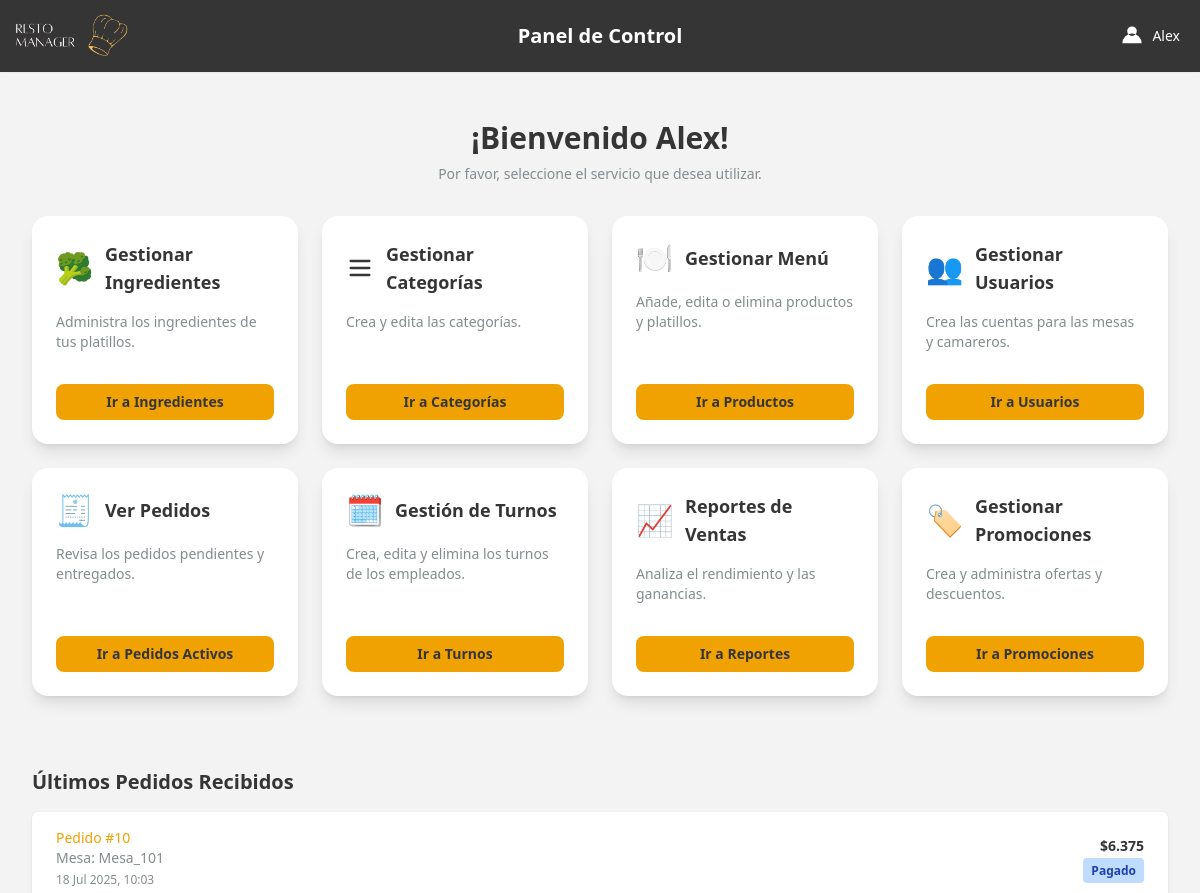
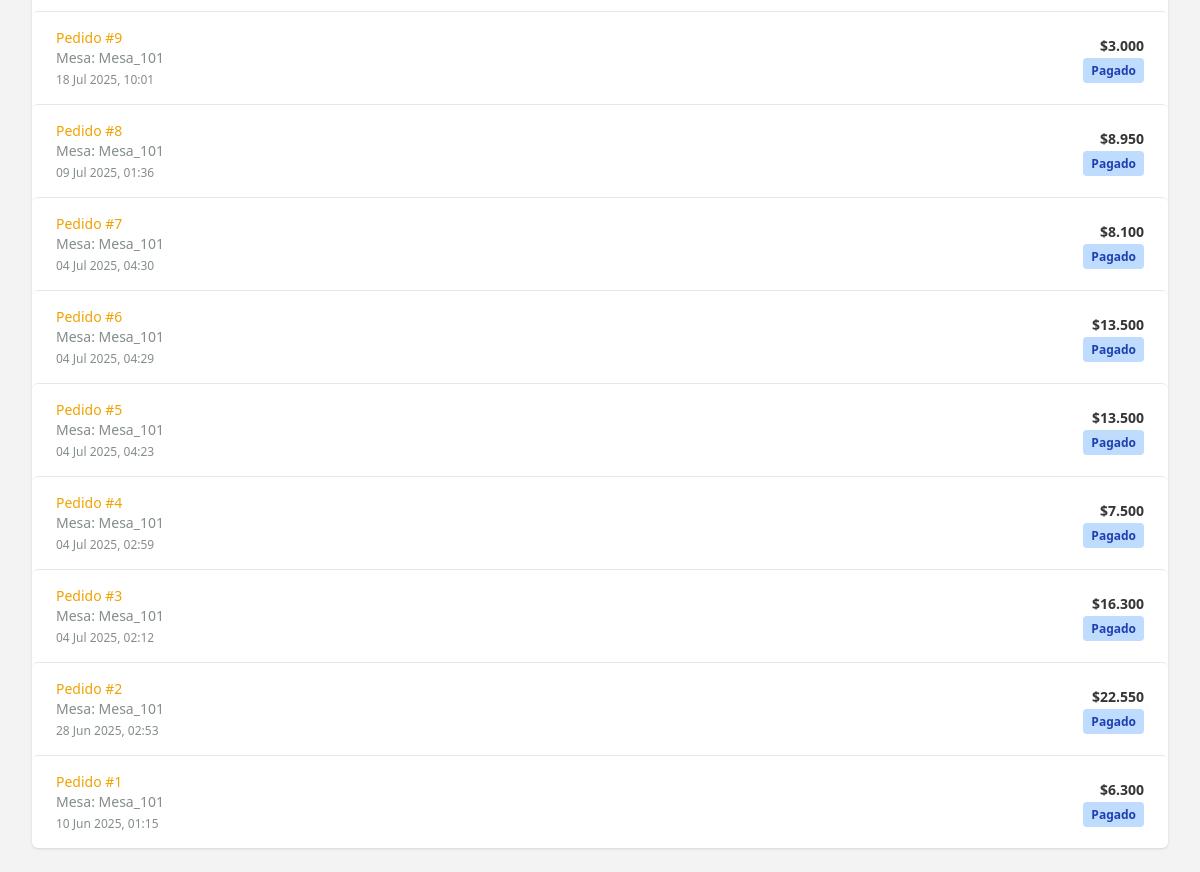
The app's page /dashboard/ (signed in) with its own data (2 pictures, top to bottom).
### restaurante_app/models.py (models this page shows, shortened)
class Usuario(AbstractUser):
    first_name = None
    last_name = None
    ROL_CHOICES = (('MESA', 'Mesa'), ('ENCARGADO', 'Encargado'), ('CAMARERO', 'Camarero'))
    rol = models.CharField(max_length=10, choices=ROL_CHOICES, default='MESA')
    codigo_secreto_camarero = models.CharField(max_length=10, blank=True, null=True, unique=True, help_text="Código secreto para camareros (4 dígitos)")
    objects = UsuarioManager()

class Pedido(models.Model):
    usuario = models.ForeignKey(Usuario, on_delete=models.SET_NULL, null=True)
    fecha_hora = models.DateTimeField(auto_now_add=True)
    ESTADO_CHOICES = (
    ('PENDIENTE', 'Pendiente'),
    ('ENTREGADO', 'Entregado'),
    ('PAGADO', 'Pagado'),
    ('CANCELADO', 'Cancelado'),)
    estado = models.CharField(max_length=20, choices=ESTADO_CHOICES, default='PENDIENTE')
    monto_total = models.IntegerField(default=0)
    propina = models.IntegerField(default=0, help_text="Monto de la propina añadida al pedido")

### restaurante_app/views.py (the view)
# urls.py: path('dashboard/', views.dashboard_encargado_view, name='dashboard'),
@login_required
def dashboard_encargado_view(request):
    if request.user.rol != 'ENCARGADO':
        return redirect('index')
    pedidos_recientes = Pedido.objects.order_by('-fecha_hora')[:10]
    context = {
        'pedidos_recientes': pedidos_recientes
    }
    return render(request, 'app/dashboard.html', context)

### restaurante_app/templatetags/custom_filters.py (called while the page is built)
@register.filter
def punto_mil(value):
    try:
        return f"{int(value):,}".replace(",", ".")
    except (ValueError, TypeError):
        return value

### templates/app/dashboard.html (shortened to what this page needs)
{% load static %}
{% load custom_filters %}
<!DOCTYPE html>
<html lang="es">
<head>
  <script src="https://cdn.tailwindcss.com"></script>
<body class="bg-grisClaro">
  <header class="bg-grisOscuro shadow-sm relative">
    <div class="w-full mx-auto py-2 px-0 flex items-center justify-between relative">
      <div class="flex items-center ml-[-12px]">
        <img src="{% static 'img/imagelogo.png' %}" alt="Logo" class="h-14 w-45">
      </div>
      <h1 class="absolute left-1/2 transform -translate-x-1/2 text-xl font-bold text-white">
        Panel de Control
      </h1>
      <div class="relative mr-5">
        <button id="userMenuButton"
          class="flex items-center space-x-2 text-white hover:text-gray-200 focus:outline-none">
          <svg xmlns="http://www.w3.org/2000/svg" class="h-6 w-6 text-white" fill="currentColor" viewBox="0 0 20 20">
            <path fill-rule="evenodd" d="M10 2a4 4 0 100 8 4 4 0 000-8zM2 16a8 8 0 1116 0H2z" clip-rule="evenodd" />
          </svg>
          <span class="text-sm font-medium">{{ user.username }}</span>
        </button>
      </div>
    </div>
  </header>
  <main class="max-w-7xl mx-auto py-6 sm:px-6 lg:px-8">
    <div class="px-4 py-6 sm:px-0">
      <div class="flex flex-col items-center mb-8">
        <h2 class="text-3xl font-semibold text-grisOscuro text-center">
          ¡Bienvenido {{ user.username }}!
        </h2>
        <p class="text-sm text-grisMedio mt-2">
          Por favor, seleccione el servicio que desea utilizar.
        </p>
      </div>
      <div class="grid grid-cols-1 sm:grid-cols-2 lg:grid-cols-4 gap-6 mb-12">
        <div
          class="bg-white shadow-lg rounded-2xl p-6 transition transform hover:scale-[1.03] hover:shadow-xl flex flex-col justify-between">
          <div>
            <div class="flex items-center mb-4">
              <div class="text-3xl mr-3">🥦</div>
              <h3 class="text-lg font-semibold text-grisOscuro">Gestionar Ingredientes</h3>
            </div>
            <p class="text-sm text-grisMedio mb-4">Administra los ingredientes de tus platillos.</p>
          </div>
          <a href="{% url 'gestion_ingredientes' %}"
            class="mt-4 inline-block text-center bg-[#F0A202] text-[#353535] text-sm font-semibold px-4 py-2 rounded-lg transition hover:brightness-105">
            Ir a Ingredientes
          </a>
        </div>
        <div
          class="bg-white shadow-lg rounded-2xl p-6 transition transform hover:scale-[1.03] hover:shadow-xl flex flex-col justify-between">
          <div>
            <div class="flex items-center mb-4">
              <div class="mr-3">
                <svg xmlns="http://www.w3.org/2000/svg" class="h-7 w-7 text-grisOscuro" fill="none" viewBox="0 0 24 24"
                  stroke="currentColor" stroke-width="2">
                  <path stroke-linecap="round" stroke-linejoin="round" d="M4 6h16M4 12h16M4 18h16" />
                </svg>
              </div>
              <h3 class="text-lg font-semibold text-grisOscuro">Gestionar Categorías</h3>
            </div>
            <p class="text-sm text-grisMedio mb-4">Crea y edita las categorías.</p>
          </div>
          <a href="{% url 'gestion_categorias' %}"
            class="mt-4 inline-block text-center bg-[#F0A202] text-[#353535] text-sm font-semibold px-4 py-2 rounded-lg transition hover:brightness-105">
            Ir a Categorías
          </a>
        </div>
        <div
          class="bg-white shadow-lg rounded-2xl p-6 transition transform hover:scale-[1.03] hover:shadow-xl flex flex-col justify-between">
          <div>
            <div class="flex items-center mb-4">
              <div class="text-3xl mr-3">🍽️</div>
              <h3 class="text-lg font-semibold text-grisOscuro">Gestionar Menú</h3>
            </div>
            <p class="text-sm text-grisMedio mb-4">Añade, edita o elimina productos y platillos.</p>
          </div>
          <a href="{% url 'gestion_productos' %}"
            class="mt-4 inline-block text-center bg-[#F0A202] text-[#353535] text-sm font-semibold px-4 py-2 rounded-lg transition hover:brightness-105">
            Ir a Productos
          </a>
        </div>
        <div
          class="bg-white shadow-lg rounded-2xl p-6 transition transform hover:scale-[1.03] hover:shadow-xl flex flex-col justify-between">
          <div>
            <div class="flex items-center mb-4">
              <div class="text-3xl mr-3">👥</div>
              <h3 class="text-lg font-semibold text-grisOscuro">Gestionar Usuarios</h3>
            </div>
            <p class="text-sm text-grisMedio mb-4">Crea las cuentas para las mesas y camareros.</p>
          </div>
          <a href="{% url 'gestion_usuarios' %}"
            class="mt-4 inline-block text-center bg-[#F0A202] text-[#353535] text-sm font-semibold px-4 py-2 rounded-lg transition hover:brightness-105">
            Ir a Usuarios
          </a>
        </div>
        <div
          class="bg-white shadow-lg rounded-2xl p-6 transition transform hover:scale-[1.03] hover:shadow-xl flex flex-col justify-between">
          <div>
            <div class="flex items-center mb-4">
            <div class="text-3xl mr-3">🧾</div>
            <h3 class="text-lg font-semibold text-grisOscuro">Ver Pedidos</h3>
          </div>
            <p class="text-sm text-grisMedio mb-4">Revisa los pedidos pendientes y entregados.</p>
          </div>
          <a href="{% url 'pedidos_camarero' %}"
            class="mt-4 inline-block text-center bg-[#F0A202] text-[#353535] text-sm font-semibold px-4 py-2 rounded-lg transition hover:brightness-105">
            Ir a Pedidos Activos
          </a>
        </div>
        <div
          class="bg-white shadow-lg rounded-2xl p-6 transition transform hover:scale-[1.03] hover:shadow-xl flex flex-col justify-between">
          <div>
            <div class="flex items-center mb-4">
            <div class="text-3xl mr-3">🗓️</div>
            <h3 class="text-lg font-semibold text-grisOscuro">Gestión de Turnos</h3>
          </div>
            <p class="text-sm text-grisMedio mb-4">Crea, edita y elimina los turnos de los empleados.</p>
          </div>
          <a href="{% url 'gestion_turnos' %}"
            class="mt-4 inline-block text-center bg-[#F0A202] text-[#353535] text-sm font-semibold px-4 py-2 rounded-lg transition hover:brightness-105">
            Ir a Turnos
          </a>
        </div>
         <div
          class="bg-white shadow-lg rounded-2xl p-6 transition transform hover:scale-[1.03] hover:shadow-xl flex flex-col justify-between">
          <div>
            <div class="flex items-center mb-4">
            <div class="text-3xl mr-3">📈</div>
            <h3 class="text-lg font-semibold text-grisOscuro">Reportes de Ventas</h3>
          </div>
            <p class="text-sm text-grisMedio mb-4">Analiza el rendimiento y las ganancias.</p>
          </div>
          <a href="{% url 'reporte_ventas' %}"
            class="mt-4 inline-block text-center bg-[#F0A202] text-[#353535] text-sm font-semibold px-4 py-2 rounded-lg transition hover:brightness-105">
            Ir a Reportes
          </a>
        </div>
        <div class="bg-white shadow-lg rounded-2xl p-6 transition transform hover:scale-[1.03] hover:shadow-xl flex flex-col justify-between">
          <div>
            <div class="flex items-center mb-4">
              <div class="text-3xl mr-3">🏷️</div>
              <h3 class="text-lg font-semibold text-grisOscuro">Gestionar Promociones</h3>
            </div>
            <p class="text-sm text-grisMedio mb-4">Crea y administra ofertas y descuentos.</p>
          </div>
          <a href="{% url 'gestion_promociones' %}" class="mt-4 inline-block text-center bg-[#F0A202] text-[#353535] text-sm font-semibold px-4 py-2 rounded-lg transition hover:brightness-105">
            Ir a Promociones
          </a>
        </div>
      </div>
    </div>
    <div>
      <h3 class="text-xl font-semibold text-grisOscuro mb-4">Últimos Pedidos Recibidos</h3>
      <div class="bg-white shadow overflow-hidden rounded-md">
        <ul role="list" class="divide-y divide-gray-200">
          {% for pedido in pedidos_recientes %}
          <li class="px-6 py-4 hover:bg-gray-50 transition rounded-md">
            <div class="flex justify-between items-center">
              <div>
                <p class="text-sm font-medium text-secundario truncate">Pedido #{{ pedido.id }}</p>
                <p class="text-sm text-grisMedio">Mesa: {{ pedido.usuario.username }}</p>
                <p class="text-xs text-grisMedio mt-1">{{ pedido.fecha_hora|date:"d M Y, H:i" }}</p>
              </div>
              <div class="text-right">
                <p class="text-sm text-grisOscuro font-semibold">${{ pedido.monto_total|punto_mil }}</p>
                <p class="text-sm mt-1">
                    {% if pedido.estado == 'PENDIENTE' %}<span class="px-2 py-1 text-xs font-semibold rounded bg-yellow-200 text-yellow-800">{{ pedido.get_estado_display }}</span>
                    {% elif pedido.estado == 'ENTREGADO' %}<span class="px-2 py-1 text-xs font-semibold rounded bg-green-200 text-green-800">{{ pedido.get_estado_display }}</span>
                    {% elif pedido.estado == 'PAGADO' %}<span class="px-2 py-1 text-xs font-semibold rounded bg-blue-200 text-blue-800">{{ pedido.get_estado_display }}</span>
                    {% elif pedido.estado == 'CANCELADO' %}<span class="px-2 py-1 text-xs font-semibold rounded bg-red-200 text-red-800">{{ pedido.get_estado_display }}</span>
                    {% else %}<span class="px-2 py-1 text-xs font-semibold rounded bg-gray-200 text-gray-800">{{ pedido.get_estado_display }}</span>
                    {% endif %}
                </p>
              </div>
            </div>
          </li>
          {% empty %}
          <li class="px-6 py-4">
            <p class="text-center text-grisMedio">No hay pedidos recientes.</p>
          </li>
          {% endfor %}
        </ul>
      </div>
    </div>
  </main>
</body>
</html>

### records on screen
Usuario: username "Alex"
Pedido: id "10", usuario.username "Mesa_101", fecha_hora "18 Jul 2025, 10:03", monto_total|punto_mil "6.375", estado "Pagado"
Pedido: id "9", usuario.username "Mesa_101", fecha_hora "18 Jul 2025, 10:01", monto_total|punto_mil "3.000", estado "Pagado"
Pedido: id "8", usuario.username "Mesa_101", fecha_hora "09 Jul 2025, 01:36", monto_total|punto_mil "8.950", estado "Pagado"
Pedido: id "7", usuario.username "Mesa_101", fecha_hora "04 Jul 2025, 04:30", monto_total|punto_mil "8.100", estado "Pagado"
Pedido: id "6", usuario.username "Mesa_101", fecha_hora "04 Jul 2025, 04:29", monto_total|punto_mil "13.500", estado "Pagado"
Pedido: id "5", usuario.username "Mesa_101", fecha_hora "04 Jul 2025, 04:23", monto_total|punto_mil "13.500", estado "Pagado"
Pedido: id "4", usuario.username "Mesa_101", fecha_hora "04 Jul 2025, 02:59", monto_total|punto_mil "7.500", estado "Pagado"
Pedido: id "3", usuario.username "Mesa_101", fecha_hora "04 Jul 2025, 02:12", monto_total|punto_mil "16.300", estado "Pagado"
Pedido: id "2", usuario.username "Mesa_101", fecha_hora "28 Jun 2025, 02:53", monto_total|punto_mil "22.550", estado "Pagado"
Pedido: id "1", usuario.username "Mesa_101", fecha_hora "10 Jun 2025, 01:15", monto_total|punto_mil "6.300", estado "Pagado"
